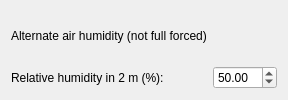
                        <widget class="QWidget" name="page_forceHum_No">
                         <layout class="QGridLayout" name="gridLayout_62">
                          <item row="0" column="0">
                           <widget class="QLabel" name="label_63">
                            <property name="text">
                             <string>Alternate air humidity (not full forced)</string>
                            </property>
                           </widget>
                          </item>
                          <item row="1" column="0">
                           <widget class="QLabel" name="label_64">
                            <property name="text">
                             <string>Relative humidity in 2 m (%):</string>
                            </property>
                           </widget>
                          </item>
                          <item row="1" column="1">
                           <widget class="QDoubleSpinBox" name="sb_relHum">
                            <property name="locale">
                             <locale language="English" country="UnitedStates"/>
                            </property>
                            <property name="maximum">
                             <double>100.000000000000000</double>
                            </property>
                            <property name="value">
                             <double>50.000000000000000</double>
                            </property>
                           </widget>
                          </item>
                         </layout>
                        </widget>
